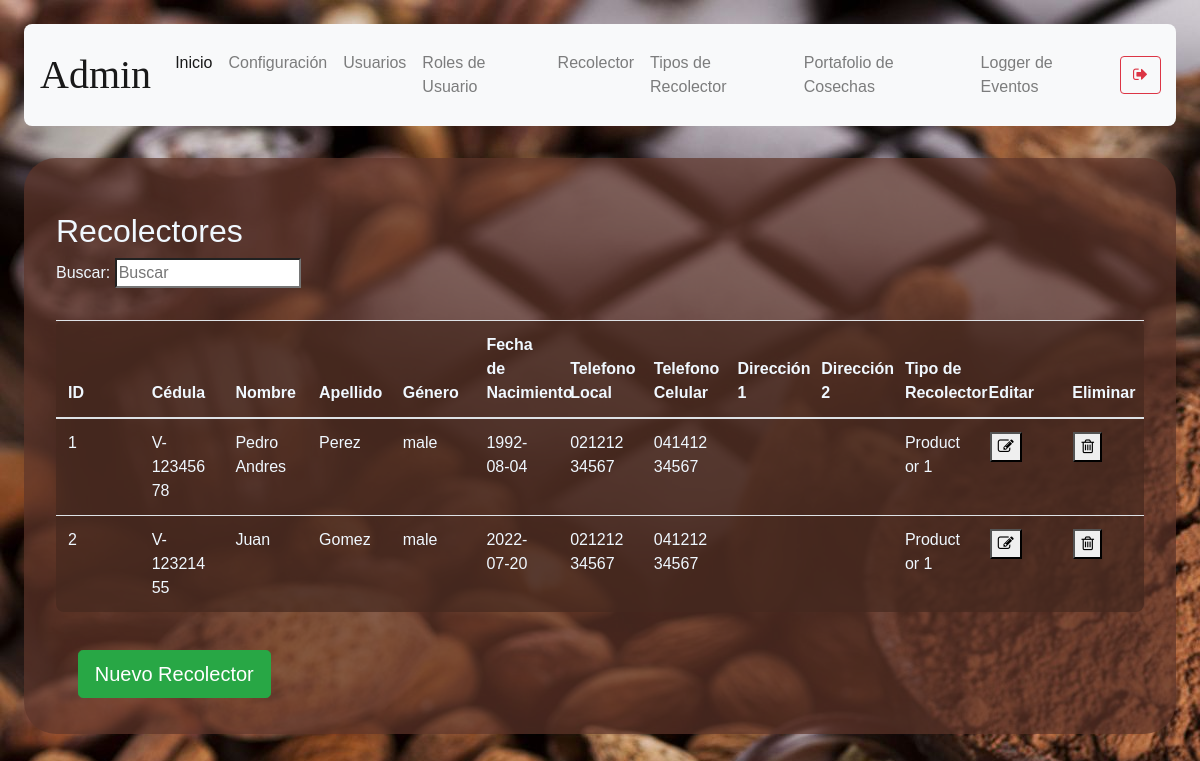
Before: /productor-data (signed in) with the older database file.
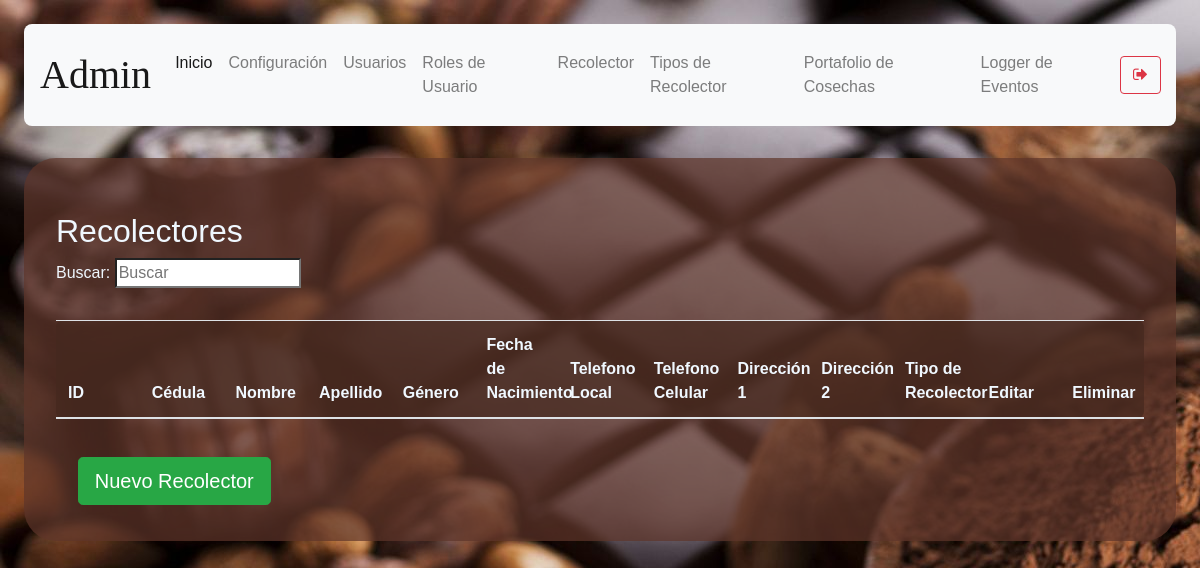
After: the same page with the newer database file.
### models/productor.py (models this page shows, shortened)
class Productor(db.Model) :
    __tablename__ = "productor"
    id = db.Column(db.Integer, primary_key = True)
    cedula = db.Column(db.String(100), nullable = False, unique=True)
    name = db.Column(db.String(100), nullable = False)
    last_name = db.Column(db.String(100), nullable = False)
    gender = db.Column(db.String(10), nullable = False)
    date_of_birth = db.Column(db.String(10), nullable = False)
    local_phone = db.Column(db.String(20), nullable = True)
    movil_phone = db.Column(db.String(20), nullable = True)
    address_1 = db.Column(db.String(150), nullable = True)
    address_2 = db.Column(db.String(150), nullable = True)
    productor_type_id = db.Column(db.Integer, db.ForeignKey('productor_type.id'))

### models/productor_type.py (models this page shows, shortened)
class Productor_type(db.Model):
    __tablename__ = 'productor_type'
    id = db.Column(db.Integer, primary_key = True)
    description = db.Column(db.String(50), nullable = False)
    price_percentage = db.Column( db.Float, nullable = False )

### routes/productor.py (the view)
@productor_route.route('/productor-data')
def productor():
    if( not verify_permissions(session, User, allowed_rols) ):
        return redirect(url_for('auth.index'))
    productor_types = Productor_type.query.all()
    productors = Productor.query.all()
    if 'management-status' not in session:
        return render_template('productor-data.html', status="",\
            productor_types = productor_types, productors = productors)
    status = session['management-status']
    session.pop('management-status', None)
    return render_template('productor-data.html', status=status, \
            productor_types = productor_types, productors = productors)

### models/user.py (called while the page is built)
    def get_user_rol_by_username( self, username ):
        user_rol_id = User.query.filter_by(username = username).first().user_rol_id
        user_rol = User_rol.query.get(user_rol_id).description
        return user_rol

### utils/functions.py (called while the page is built)
def verify_permissions(session, User, allowed=['admin']):
    return 'username' in session and \
    ( allowed == 'all' or User.get_user_rol_by_username(User, session['username']) in allowed)

### templates/productor-data.html (shortened to what this page needs)
{% extends "base.html" %}
{% block content %}
<h2>Recolectores</h2>
<p>
    Buscar: <input id ="search-bar" onkeyup="searchEngine()" type="search" name="busqueda" placeholder="Buscar">
</p>
    <table class="table content-table fixed-table">
        <thead>
            <th>ID</th>
            <th>Cédula</th>
            <th>Nombre</th>
            <th>Apellido</th>
            <th>Género</th>
            <th>Fecha de Nacimiento</th>
            <th>Telefono Local</th>
            <th>Telefono Celular </th>
            <th>Dirección 1</th>
            <th>Dirección 2</th>
            <th>Tipo de Recolector</th>
            <th>Editar</th>
            <th>Eliminar</th>
        </thead>
        <tbody id="table-body-data">
        {% for productor in productors %}
        <tr>
            <td>{{ productor.id }}</td>
            <td>{{ productor.cedula }}</td>
            <td>{{ productor.name }}</td>
            <td>{{ productor.last_name }}</td>
            <td>{{ productor.gender }}</td>
            <td>{{ productor.date_of_birth }}</td>
            <td>{{ productor.local_phone }}</td>
            <td>{{ productor.movil_phone }}</td>
            <td>{{ productor.address_1 }}</td>
            <td>{{ productor.address_2 }}</td>
            {% for type in productor_types %}
            {% if type.id == productor.productor_type_id %}
            <td>{{ type.description }} </td>
            {% endif %}
            {% endfor %}
            <td><button onclick="window.location.href=`/productor-data/edit-productor/{{ productor.id }}`"><i class="fa fa-pencil-square-o" aria-hidden="true"></i></button></td>
            <td><button onclick='deleteConfirm( {{productor.id}}, "Productor" )'><i class="fa fa-trash-o" aria-hidden="true"></i></button></td>
        </tr>
        {% endfor %}
        </tbody>
    </table>
    <button type="submit" onclick="showForm()" class="btn btn-success btn-lg mb-1">Nuevo Recolector</button>
{% endblock %}

Changed rows visible on the page:
removed Productor: id "1", cedula "V-12345678", name "Pedro Andres", last_name "Perez", gender "male", date_of_birth "1992-08-04", local_phone "02121234567", movil_phone "04141234567"
no longer on this page (row unchanged): Productor_type: description "Productor 1"
removed Productor: id "2", cedula "V-12321455", name "Juan", last_name "Gomez", gender "male", date_of_birth "2022-07-20", local_phone "02121234567", movil_phone "04121234567"
